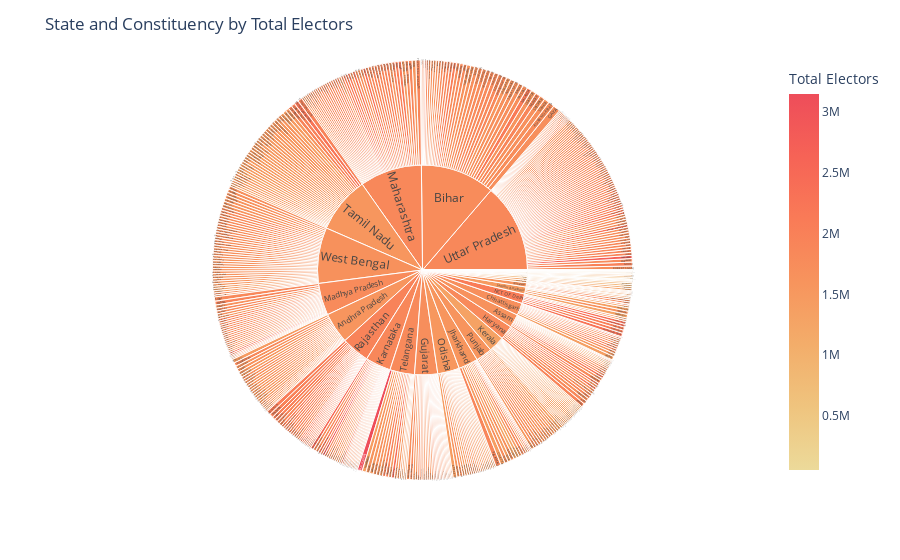

This figure's notebook cell:
### Code cell
state_df = candidate_2019[['State','Constituency','Total Electors']]

fig = px.sunburst(state_df, 
                        path=['State','Constituency'], 
                        values='Total Electors',
                        color='Total Electors',
                        color_continuous_scale='Oryel')
fig.update_layout(title_text='State and Constituency by Total Electors',
                         xaxis_title="Party",yaxis_title="Seats")
fig.show()

### Figure 1 — Plotly figure (JSON) as saved in the notebook; plotly's stock layout.template omitted (floating-point values rounded to 4 significant figures; data arrays with more than 128 entries replaced by an {"elided": "..."} marker saying what was removed)
{"data": [{"branchvalues": "total", "customdata": {"elided": "578x1 float values"}, "domain": {"x": [0, 1], "y": [0, 1]}, "hovertemplate": "labels=%{label}<br>Total Electors_sum=%{value}<br>parent=%{parent}<br>id=%{id}<br>Total Electors=%{color}<extra></extra>", "ids": {"elided": "578 str values"}, "labels": {"elided": "578 str values"}, "marker": {"coloraxis": "coloraxis", "colors": {"elided": "578 float values"}}, "name": "", "parents": {"elided": "578 str values"}, "type": "sunburst", "values": {"elided": "578 int values"}}], "layout": {"coloraxis": {"colorbar": {"title": {"text": "Total Electors"}}, "colorscale": [[0, "rgb(236, 218, 154)"], [0.1667, "rgb(239, 196, 126)"], [0.3333, "rgb(243, 173, 106)"], [0.5, "rgb(247, 148, 93)"], [0.6667, "rgb(249, 123, 87)"], [0.8333, "rgb(246, 99, 86)"], [1, "rgb(238, 77, 90)"]]}, "legend": {"tracegroupgap": 0}, "margin": {"t": 60}, "title": {"text": "State and Constituency by Total Electors"}, "xaxis": {"title": {"text": "Party"}}, "yaxis": {"title": {"text": "Seats"}}}}
